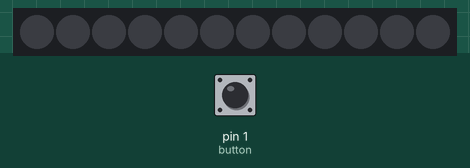
Simulated run of this sketch. Board: Arduino Uno, built with avr-gcc and run on an emulated ATmega328P. Shown: 12 RGB LEDs in strip order, left to right. Inputs (shaded band) come from the test bench; at power-on: pin 1 (button) LOW. Dim RGB values are drawn brighter than linear.

Above: at 1.2 s.
1.3 s: pin 1 (button) pulled HIGH for 3.2 s
At 5.4 s:
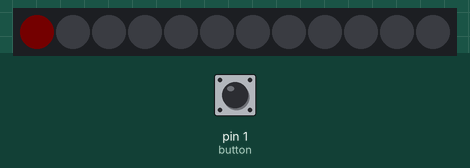
7.5 s: pin 1 (button) pulled HIGH for 0.15 s
At 10.4 s:
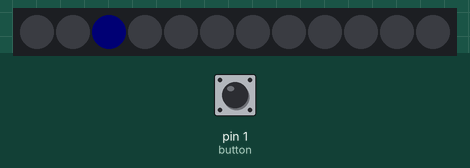
10.6 s: pin 1 (button) pulled HIGH for 3.2 s
At 15.2 s:
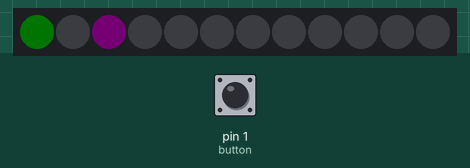
Timing chart, 0 to 16.7 s (numbered marks = the images above; inputs shaded):
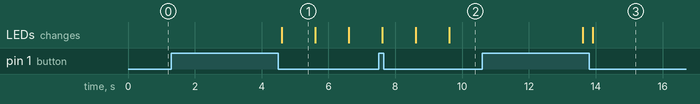

Measured:
- after the input at 1.3 s, the LEDs: change after 3.3 s (image 1)
- after the input at 7.5 s, the LEDs: first change after 0.11 s (image 2 shows a later state)
- after the input at 10.6 s, the LEDs: first change after 3.0 s (image 3 shows a later state)
- what the display in image 1 shows lasts 1.0 s, from 4.6 s to 5.6 s

The sketch:

Gemma_Watch.ino
```cpp
#include <Time.h>
#include <TimeLib.h>
#include <Adafruit_NeoPixel.h>


#define PIN 0
#define button 1

// Parameter 1 = number of pixels in strip
// Parameter 2 = pin number (most are valid)
// Parameter 3 = pixel type flags, add together as needed:
//   NEO_KHZ800  800 KHz bitstream (most NeoPixel products w/WS2812 LEDs)
//   NEO_KHZ400  400 KHz (classic 'v1' (not v2) FLORA pixels, WS2811 drivers)
//   NEO_GRB     Pixels are wired for GRB bitstream (most NeoPixel products)
//   NEO_RGB     Pixels are wired for RGB bitstream (v1 FLORA pixels, not v2)
Adafruit_NeoPixel strip = Adafruit_NeoPixel(12, PIN, NEO_GRB + NEO_KHZ800);

//Colors
uint32_t off, hour_color, minute_color, second_color = strip.Color(0, 0, 0);

//Time
int h,m,s,timer = 0;

void setup() {
  // put your setup code here, to run once:
  strip.begin();
  strip.setBrightness(1);
  strip.show();
  pinMode(button, INPUT);
  setTime(7,9,0,12,12,2016); //hr,min,sec,day,month,year
}

void loop() {
  // put your main code here, to run repeatedly:
  h = hour()%12; //Makes 24 hour clock into 12 hour clock
  m = minute()/5; //Only 12 LEDS on clock so we round down to nearest 5th
  s = second()/5;

  set_color(); //Sets color of LED, checks to see if any clock hands overlap

  strip.setPixelColor(h, hour_color);
  strip.setPixelColor(m, minute_color);
  strip.setPixelColor(s, second_color);

///////////////////////////////////////////////////////////////////
//Detect when button is pressed and for how long
///////////////////////////////////////////////////////////////////
  int val = digitalRead(button);
  while(val == HIGH){
    val = digitalRead(button);
    timer++; //Timer is in deciseconds
    delay(100); //
  }
  if(timer > 20){ //If button is held, then set the time
    set_time();
  }if(timer > 1){ //If button is pressed, then display the time
    show_color();
  }
  timer = 0; //Reset timer
//////////////////////////////////////////////////////////////////
//////////////////////////////////////////////////////////////////
  strip.setPixelColor(h, off); //Clear hour
  strip.setPixelColor(m, off); //Clear minute
  strip.setPixelColor(s, off); //Clear second
  strip.show(); //Makes sure to turn off prevoius LED for each hand of the clock
}

/////////////////////////////////////////////////////////////
//Checking to see if clock hands overlap
//If they do set the led color to a mix of both hands color
//////////////////////////////////////////////////////////////
void set_color(){
  //initial value
  hour_color = strip.Color(255, 0, 0); //Hour hand is red
  minute_color = strip.Color(0, 0, 255); //Minute hand is blue
  second_color = strip.Color(0, 255, 0);  //Second hand is green
  if(h == m && h == s){ //Are all the hands overlapping?
    second_color = strip.Color(255, 255, 255); // white
  }else if(h == s){ //Are the hour and second hand overlapping?
    second_color = strip.Color(255, 255, 0); //yellowish
  }else if(m == s){ //Are the minutes and second hand overlapping?
    second_color = strip.Color(0, 255, 255);//Green_blue?
  }else if(h == m){ //Are the hour and minute hand overlapping?
    minute_color = strip.Color(255, 0, 255); //Purple
  }
}

void show_color(){
  strip.show();
  delay(3000); //3 seconds so user can have time to read clock
}

void set_time(){
  //Clear the leds
  strip.setPixelColor(h, off);
  strip.setPixelColor(m, off);
  strip.setPixelColor(s, off);
  strip.show();
  //set hour
  int i = 0;
  while(true){ //Loops through each hour, user presses the push button when current hour is lit
    strip.setPixelColor(i, hour_color);
    strip.show();
    delay(1000); //Stays on each LED/Hour for 1 second
    int val = digitalRead(button);
    if(val == 1){
      h = i; //Sets hour
      i = 0;
      break;
    }
    strip.setPixelColor(i, off);
    strip.show();
    i++;
    if(i == 12){
      i = 0;
    }
  }
  //set minute
  while(true){ //Loops through each minute, user presses the push button when current minute is lit
    strip.setPixelColor(h, hour_color); //Dispalys hour for users information
    strip.setPixelColor(i, minute_color);
    strip.show();
    delay(1000);
    int val = digitalRead(button);
    if(val == 1){
      m = 5*i;//only 12 leds so we round
      i = 0;
      break;
    }
    strip.setPixelColor(i, off);
    strip.show();
    i++;
    if(i == 12){
      i = 0;
    }
  }
  setTime(h,m,0,12,12,2016); //Set the new time
}
```
